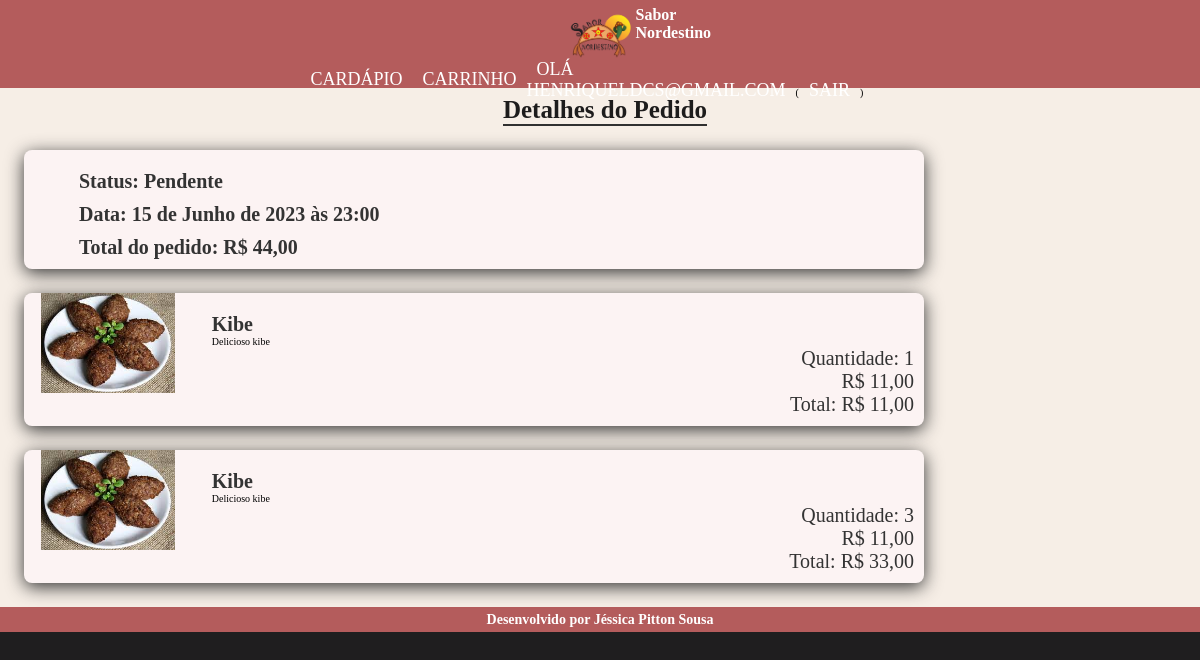
/pedido/7 (signed in), run on the app's committed database.
### pedido/models.py (models this page shows, shortened)
class Pedido(models.Model):
    cliente = models.ForeignKey(Cliente, on_delete=models.CASCADE)
    criacao = models.DateTimeField("data de criacão", default=timezone.now)
    alteracao = models.DateTimeField("data de alteração", default=timezone.now)
    total = models.DecimalField(max_digits=10, decimal_places=2, default=0.00)
    status = models.CharField(max_length=50, default="Pendente")
    observacao = models.TextField(null=True)

class ItemPedido(models.Model):
    produto = models.ForeignKey(Produto, on_delete=models.CASCADE, null=True)
    quantidade = models.IntegerField(default=1)
    valor = models.DecimalField(max_digits=10, decimal_places=2, default=0.00)
    total = models.DecimalField(max_digits=10, decimal_places=2, default=0.00)
    pedido = models.ForeignKey(Pedido, on_delete=models.CASCADE, related_name="itens", null=True)

### produto/models.py (models this page shows, shortened)
class Produto(models.Model):
    nome = models.CharField(max_length=200)
    codigo = models.IntegerField()
    quantidade = models.IntegerField()
    descricao = models.TextField(null=True)
    preco = models.DecimalField(max_digits=8, decimal_places=2)
    criacao = models.DateTimeField("data de criacão", default=timezone.now)
    alteracao = models.DateTimeField("data de alteração", default=timezone.now)

class ImagemProduto(models.Model):
    imagem = models.ImageField(upload_to='imagens_produto/')
    produto = models.ForeignKey(Produto, on_delete=models.CASCADE, related_name='imagens', null=True)

### pedido/views.py (the view)
# urls.py: path('<int:pedido_id>', views.mostrar_pedido, name='mostrar_pedido'),
@login_required
def mostrar_pedido(request, pedido_id):
    pedido = Pedido.objects.get(id=pedido_id)
    context = {
            'pedido': pedido,
            'username': request.user
        }
    return render(request, 'pedido/pedido.html', context)

### pedido/templates/pedido/pedido.html (shortened to what this page needs)
<!DOCTYPE html>
<html lang="en">
<head>
    <link href='https://unpkg.com/boxicons@2.1.4/css/boxicons.min.css' rel='stylesheet'>
    {% load static %}
    <link rel="stylesheet" href="{% static 'usuario/css/style.css' %}">
</head>
<body>
    <header class="content">
        <div class="Logo">
            <img src="{% static 'img/logo.png' %}" alt="logo">
            <h3>Sabor Nordestino</h3>
        </div>
        <nav>
            <ul class = "list-menu">
                <li><a href="/produto">Cardápio</a></li>
                <li><a href="/pedido/carrinho">Carrinho</a></li>
                {% if username is None %}
                <li><a href="/usuario/login">Login</a></li>
                {% else %}
                <li><a href="/pedidos">Olá {{username}}</a>(<a href="/usuario/logout">Sair</a>)</li>
                {% endif %}
            </ul>
        </nav>
    </header>
    <div class="carrinho">
        <div class="cabecalho-carrinho">
            <botton>
            </botton>
            <h3>Detalhes do Pedido</h3>
        </div>
        <ul>
            <li class="carrinho-item">
                <div class="info">
                    <h4>Status: {{ pedido.status }}</h4>
                    <h4>Data: <span>{{ pedido.criacao }}</h4>
                    <h4>Total do pedido: <span>R$ {{ pedido.total }}</h4>
                </div>
            </li>
            {% for item in pedido.itens.all %}
            <li class="carrinho-item">
                <div class="imagem">
                    <img src="/produto/{{ item.produto.imagens.first.imagem }}" alt="{{ item.produto.nome }}">
                </div>
                <div class="info">
                    <h4>{{ item.produto.nome }}</h4>
                    <p>{{ item.produto.descricao }}</p>
                    <div class="preco">
                        <span>Quantidade: {{ item.quantidade }}</span>
                        <p>R$ {{ item.produto.preco }}</p>
                        <p>Total: R$ {{ item.total }}</p>
                    </div>
                </div>
            </li>
            {% endfor %}
        </ul>
    <footer>
        <h4>Desenvolvido por Jéssica Pitton Sousa</h4>
    </footer>
</body>
</html>

### usuario/static/usuario/css/style.css (style rules this page uses)
* { margin:0; padding:0; box-sizing: border-box; list-style: none; outline: none; border: none; text-decoration: none; }
html { width: 100vw; height: 100vh; font-size: 62.5%; overflow-x: hidden; scroll-behavior: smooth; background-color: #1f1e1f; justify-content: center; }
.content { width: 100vw; height: 70px; display: flex; justify-content:space-around ; align-items: center; background-color: rgb(180, 92, 92); position: fixed; padding-left: 30rem; }
.Logo { width: 70px; height: auto; cursor: pointer; display: flex; align-items: center; }
.Logo h3 { color: white; font-size: 1.6rem ; }
.Logo img { width: 100%; height: 100%; }
.content .list-menu { width: 600px; display: flex; align-items: center; justify-content: space-between; }
.content .list-menu li a { padding-top: 3rem; padding-bottom: 2rem; padding-right: 1rem; padding-left: 1rem; color: white; font-size: 1.8rem; text-transform: uppercase; font-weight: 500; transition: all 200ms ease-in; }
footer { height: 25px; background-color:rgb(180, 92, 92); color: white; font-size: 1.4rem; display: flex; align-items: center; justify-content: center; }
.carrinho { width: 100%; height: auto; background-color: rgb(246, 238, 230); }
.carrinho .cabecalho-carrinho { display: flex; justify-content: center; }
.carrinho .cabecalho-carrinho h3 { padding-top: 5%; font-size: 3rem; align-items: center; margin-top: 1%; color: rgb(29, 28, 28); border-bottom: 2px solid rgb(48,48,48); justify-content: center; display:grid; position: relative; }
.carrinho .carrinho-item { position: relative; display: flex; width: 75%; margin: 2%; background: #fcf3f3; border-radius: 8px; box-shadow: 0 4px 18px #333333; justify-content: center; }
.carrinho .carrinho-item .imagem { width: 200px; height:100px ; display: flex; justify-content: center; }
.carrinho .carrinho-item img { width: 150px; object-fit: contain; margin-right: 1rem; justify-content: center; }
.carrinho .carrinho-item .info { width: 90%; padding: 10px; justify-content: center; }
.carrinho .carrinho-item h4 { color: #333333; font-size:2rem; text-align: left; padding-top: 10px; }
.carrinho .carrinho-item .preco { color: #333333; font-size: 2rem; text-align: right; }
@media (max-width: 1200px) { .content { flex-direction: column; justify-content: center; align-items: center; height: 11%; padding-left:1px ; padding-top: 1px; } }
@media (max-width: 1200px) { .carrinho .cabecalho-carrinho h3 { padding-top: 7%; font-size: 2.5rem; align-items: center; margin-top: 1%; color: rgb(29, 28, 28); border-bottom: 2px solid rgb(48,48,48); justify-content: center; display:grid; position: relative; } }

### data on the page
Pedido: status "Pendente", criacao "15 de Junho de 2023 às 23:00", total "44,00"
ItemPedido: produto.imagens.first.imagem (picture), produto.nome "Kibe", produto.descricao "Delicioso kibe", quantidade "1", produto.preco "11,00", total "11,00"
ItemPedido: produto.imagens.first.imagem (picture), produto.nome "Kibe", produto.descricao "Delicioso kibe", quantidade "3", produto.preco "11,00", total "33,00"

### other printed values
{{ username }} "HENRIQUELDCS@GMAIL.COM"
